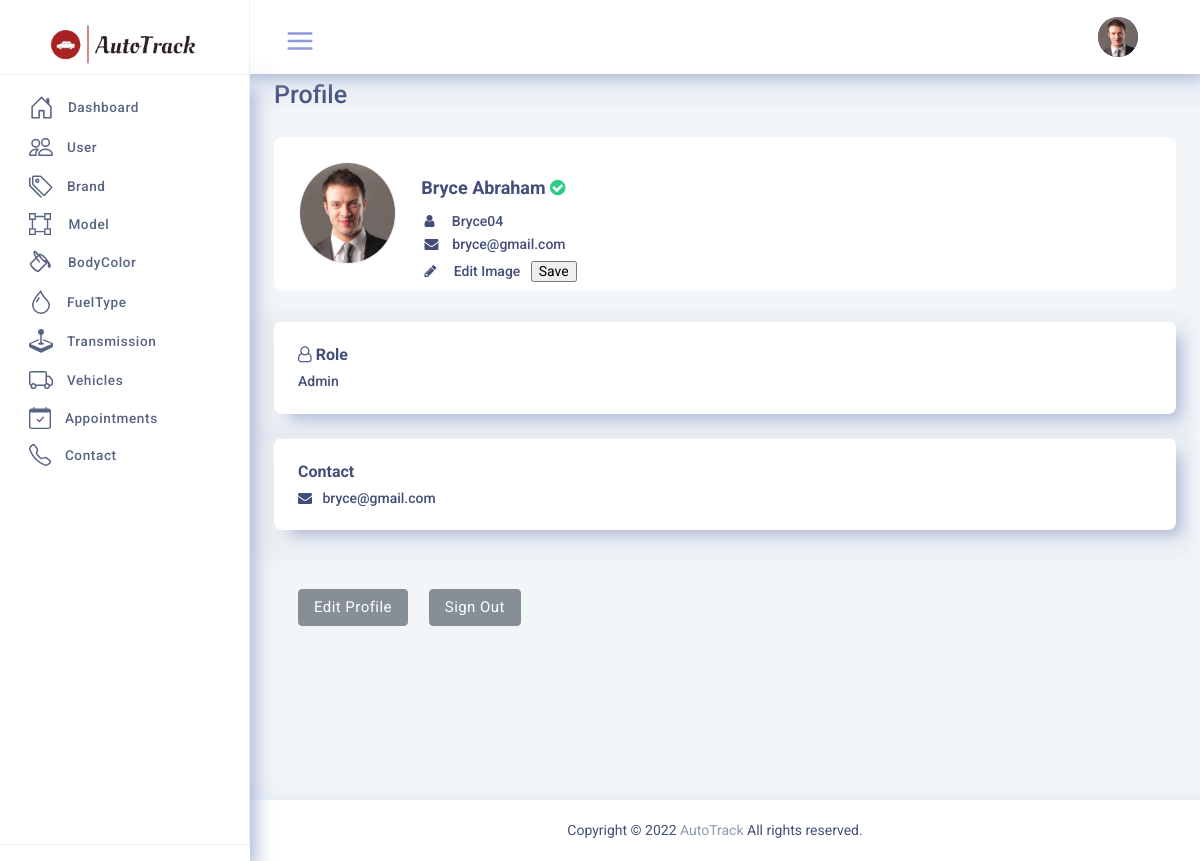
Screenshot of /admin/admindashboard/Dash/DASHTIC-LTR/pages/profile.php (signed in) with the database file from the repository.
### tables this page shows
CREATE TABLE `user` (
  `user_id` bigint(20) UNSIGNED NOT NULL,
  `user_role_id` int(10) UNSIGNED NOT NULL,
  `first_name` varchar(30) NOT NULL,
  `last_name` varchar(30) NOT NULL,
  `email` varchar(60) NOT NULL,
  `username` varchar(30) NOT NULL,
  `password` varchar(256) NOT NULL,
  `address` text NOT NULL,
  `user_image` varchar(100) DEFAULT NULL
);

### admin/admindashboard/Dash/DASHTIC-LTR/pages/profile.php (the view, shortened to what this page needs)
<?php include 'header.php'?>
<body class="app sidebar-mini light-mode default-sidebar">
<div class="page">
	<div class="page-main">
		<?php include 'sidebar.php';?>
		<div class="app-content main-content">
			<div class="side-app">
				<?php include 'pageheader.php';?>
							<div class="page-leftheader">
								<h4 class="page-title">Profile</h4>
							</div>
						<div class="main-proifle">
							<div class="row">
								<div class="col-lg-7">
									<div class="box-widget widget-user">
										<div class="widget-user-image d-sm-flex">
											<img alt="User Avatar" id = "output" class="rounded-circle border p-0" src="../public/assets/images/users/<?php echo $row['user_image'];?>" style ="height:25%;width:20%">
											<div class="ml-sm-4 mt-4">
												<h4 class="pro-user-username mb-3 font-weight-bold">&nbsp;&nbsp;<?php echo $row['first_name'] . '&nbsp'. $row['last_name']?>&nbsp;<i class="fa fa-check-circle text-success"></i></h4>
												<div class="d-flex mb-1">
												<div class="h6 mb-0 ml-3 mt-1"><i class="fa fa-user"></i>&nbsp;&nbsp;&nbsp;&nbsp;&nbsp;<?php echo $row['username']?></div>
												</div>
												<div class="d-flex mb-1">
													<div class="h6 mb-0 ml-3 mt-1"><i class="fa fa-envelope"></i>&nbsp;&nbsp;&nbsp; <?php echo $row['email']?></div>
												</div>
												<div class="d-flex mb-1">
													<div class="h6 mb-0 ml-3 mt-1">
														<form method="POST" enctype="multipart/form-data">
														<i class="fa fa-pencil"></i>&nbsp;&nbsp;&nbsp;&nbsp;
														<label for="upload-photo">Edit Image</label>&nbsp;&nbsp;
														<input type="submit" value="Save"/>
													</form>
</div>
											</div>
											</div>
										</div>
									</div>
								</div>
								<div class="col-lg-5 col-md-auto">
								</div>
							</div>
						</div>
						<div class="row">
							<div class="col-xl-12 col-lg-12 col-md-12">
								<div class="border-0">
									<div class="tab-content">
										<div class="tab-pane active" id="tab-7">
											<div class="card">
												<div class="card-body border-top">
													<h5 class="font-weight-bold"><i class="fa fa-user-o"></i> Role</h5>
													<h6><?php if($row['user_role_id']==1){
														echo 'Super-Admin' ;}
														else{
															echo 'Admin';
														}
														?></h6>
												</div>
											</div>
											<div class="card">
												<div class="card-body border-top">
													<h5 class="font-weight-bold">Contact</h5>
														<div class="h6 mb-0 ml-0 mt-1"><i class="fa fa-envelope"></i>&nbsp;&nbsp; <?php echo $row['email']?>
												</div>
											</div>
										</div>
										<div class="card-body border-top">
													<div class="logout" style ="padding-top:10px">
														<a href="editprofile.php?id=<?php echo $row['user_id'];?>" class="btn btn-gray">Edit Profile</a>&nbsp;&nbsp;&nbsp;&nbsp;&nbsp;
														<a href="signout.php" class="btn btn-gray">Sign Out</a>
													</div>
														</div>
													</div>
												</div>
											</div>
										</div>
									</div>
								</div>
							</div>
						</div>
						</div>
		<?php include 'footer.php';?>
	</body>
</html>

### admin/admindashboard/Dash/DASHTIC-LTR/pages/pageheader.php (shortened to what this page needs)
<?php include '_dbconnect.php';?>
<?php
if (isset($_SESSION['username'])) {
	$username =$_SESSION['username'];
	$query = " SELECT * FROM USER WHERE username = '$username' OR email = '$username' AND (user_role_id=1 OR user_role_id=2) ";
	$result = mysqli_query($conn,$query);
	$row = mysqli_fetch_assoc($result);
}
else{
	?>
	<script>window.location= 'login.php';</script>
	<?php
}
?>
				<div class="app-header header top-header">
					<div class="container-fluid">
						<div class="d-flex">
							<div class="dropdown side-nav">
								<div class="app-sidebar__toggle" data-toggle="sidebar">
									<a class="open-toggle" href="">
									</a>
								</div>
							</div>
							<div class="d-flex order-lg-2 ml-auto">
				<div class="dropdown profile-dropdown">
									<a href="profile.php" class="nav-link pr-0 leading-none"  >
										<span>
											<img src="../public/assets/images/users/<?php echo $row['user_image'];?>" alt="img" class="avatar avatar-md brround">
										</span>
									</a>
								</div>
						</div>
					</div>
				</div>
</div>

### admin/admindashboard/Dash/DASHTIC-LTR/public/assets/css/sidemenu.css (style rules this page uses)
.app-content { min-height: calc(100vh - 50px); margin-top: 50px; margin-bottom: 0 !important; -webkit-transition: margin-left 0.2s ease; -o-transition: margin-left 0.2s ease; transition: margin-left 0.2s ease; overflow: hidden; }
.app-content .side-app { padding: 25px 1.5rem 0 1.5rem; }
@media (min-width: 768px) { .app-content { margin-left: 250px; padding-bottom: 1rem; } }
.app-header { position: fixed; left: 0; right: 0; top: 0; width: 100%; display: -webkit-box; display: -ms-flexbox; display: flex; z-index: 999; padding-right: 15px; padding: 0.75rem 0; -webkit-transition: padding-left 0.2s ease; -o-transition: padding-left 0.2s ease; transition: padding-left 0.2s ease; }
@media (min-width: 768px) { .app-header { padding-right: 30px; } }
.app-sidebar__toggle { margin: 5px; padding: 5px 18px; text-align: center; height: 2.5rem; font-size: 1.2rem; position: relative; border-radius: 3px; }
.app-sidebar__toggle a { color: #b6c1d9; }
@media (min-width: 768px) { .header.top-header { padding-left: 250px; } }

### rows the page displays
user: user_image (picture), first_name "Bryce", last_name "Abraham", username "Bryce04", email "bryce@gmail.com"
